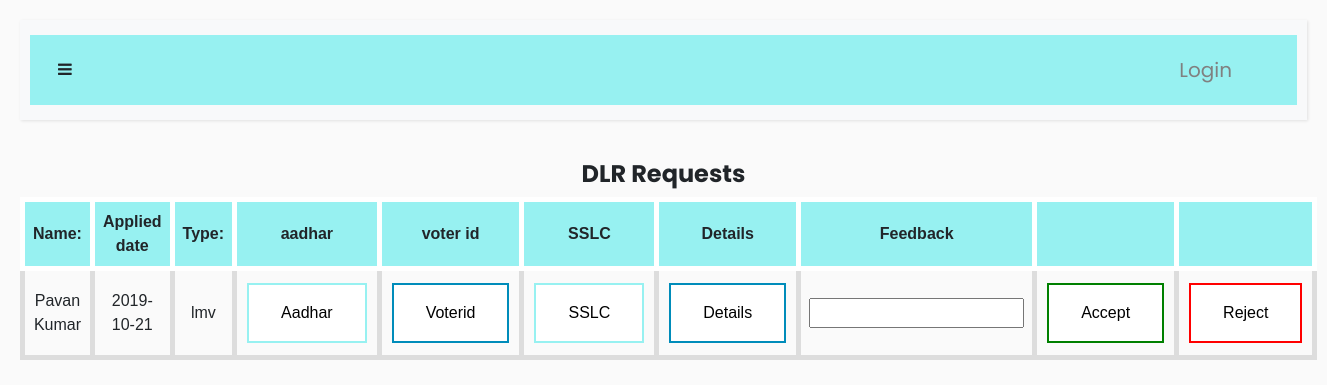
Page /admindlr on the committed database.
### tables this page shows
CREATE TABLE "llr" (
	`applno`	INTEGER NOT NULL PRIMARY KEY AUTOINCREMENT,
	`firstname`	TEXT,
	`lastname`	TEXT,
	`fathername`	TEXT,
	`email`	TEXT,
	`address`	TEXT,
	`pincode`	INTEGER,
	`city`	TEXT,
	`district`	TEXT,
	`state`	TEXT,
	`country`	TEXT,
	`dob`	TEXT,
	`age`	INTEGER,
	`gender`	TEXT,
	`phone`	INTEGER,
	`bloodgroup`	TEXT,
	`currentdate`	TEXT,
	`expirydate`	TEXT,
	`status`	TEXT,
	`type`	TEXT,
	`rto`	TEXT,
	`feedback`	TEXT,
	`llrno`	TEXT,
	`admindate`	TEXT
);

### login.py (the view)
@app.route('/admindlr',methods=['GET','POST'])
def admindlr():
     with sqlite3.connect('r.db') as con:
            cur=con.cursor()
            try:
                if(cur.execute("select firstname,email,age,city,gender,currentdate,type from llr where email in(select email from dlr where status = ?)",("pending",))):
                    data=cur.fetchall()
                    return render_template('admindlr.html',data=data)
                else:
                    flash("no user requests","warning")
                    return render_template('empdashboard.html')
            except:
                flash("no user requests","warning")
                return render_template('empdashboard.html')
     return render_template('admindlr.html')

### templates/admindlr.html (shortened to what this page needs)
{% extends "layout.html" %}
{% block body %}
<center><h4><b>DLR Requests</b></h4></center>
{%if data%}
    <table>
        <tr>
            <th>Name:</th>
            <th>Applied date</th>
            <th>Type:</th>
            <th>aadhar</th>
            <th>voter id</th>
            <th>SSLC</th>
            <th>Details</th>
            <th>Feedback</th>
            <th> </th>
            <th> </th>
        </tr>
        {% for row in data %}
        <form method=post  action="/dlredit/{{ row[1] }}">
        <tr>
            <td>{{row[0]}}</td>
            <td>{{row[5]}}</td>
            <td>{{row[6]}}</td>
            <td><a href="/aadhar/{{ row[1] }}"><button type="button" class="button button1">Aadhar</button></a></td>
            <td><a href="/voterid/{{ row[1] }}"><button type="button" class="button button2">Voterid</button></a></td>
            <td><a href="/sslc/{{ row[1] }}"><button type="button" class="button button1">SSLC</button></a></td>
            <td><a href="/details/{{ row[1] }}"><button type="button" class="button button2">Details</button></a></td>
            <td><input type="text" name="feedback"></td>
            <td><input type="submit" name="action" class="button button3" value="Accept"></td>
            <td><input type="submit" name="action" class="button button4" value="Reject"></td>
        </tr>
{% endfor %}
    </table>
</div>
{%else%}
<center>
    <br><br>
    <p> No requests for DLR</p>
</center>
        {%endif%}
{% endblock%}

### templates/navbar.html (style rules this page uses)
body { font-family: 'Poppins', sans-serif; background: #fafafa; }
a, a:hover, a:focus { color: inherit; text-decoration: none; transition: all 0.3s; }

### templates/admindlr.html (style rules this page uses)
.button { background-color: rgb(151, 241, 241); border: none; color: white; padding: 16px 32px; text-align: center; text-decoration: none; display: inline-block; font-size: 16px; margin: 4px 2px; -webkit-transition-duration: 0.4s; transition-duration: 0.4s; cursor: pointer; }
.button1 { background-color: white; color: black; border: 2px solid rgb(151, 241, 241); }
table { font-family: arial, sans-serif; border-collapse: collapse; width: 100%; }
th { border: 5px solid white; text-align: center; background-color: rgb(151, 241, 241); padding: 8px; }
td { border: 5px solid #dddddd; text-align: center; padding: 8px; }

### templates/layout.html (style rules this page uses)
.button { background-color: rgb(151, 241, 241); border: none; color: white; padding: 16px 32px; text-align: center; text-decoration: none; display: inline-block; font-size: 16px; margin: 4px 2px; -webkit-transition-duration: 0.4s; transition-duration: 0.4s; cursor: pointer; }
.button1 { background-color: white; color: black; border: 2px solid rgb(151, 241, 241); }
.button2 { background-color: white; color: black; border: 2px solid #008CBA; }
.button3 { background-color: white; color: black; border: 2px solid green; }
.button4 { background-color: white; color: black; border: 2px solid red; }

### rows in the picture
llr: firstname "Pavan Kumar", currentdate "2019-10-21", type "lmv"
